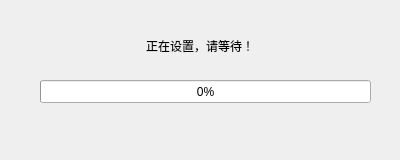
<?xml version="1.0" encoding="UTF-8"?>
<ui version="4.0">
 <class>TOTAL_WaitDlg</class>
 <widget class="QDialog" name="TOTAL_WaitDlg">
  <property name="geometry">
   <rect>
    <x>0</x>
    <y>0</y>
    <width>400</width>
    <height>160</height>
   </rect>
  </property>
  <property name="windowTitle">
   <string>Dialog</string>
  </property>
  <widget class="QProgressBar" name="progressBar">
   <property name="geometry">
    <rect>
     <x>40</x>
     <y>80</y>
     <width>331</width>
     <height>23</height>
    </rect>
   </property>
   <property name="maximum">
    <number>20</number>
   </property>
   <property name="value">
    <number>0</number>
   </property>
  </widget>
  <widget class="QLabel" name="label">
   <property name="geometry">
    <rect>
     <x>110</x>
     <y>30</y>
     <width>180</width>
     <height>31</height>
    </rect>
   </property>
   <property name="text">
    <string>正在设置，请等待！</string>
   </property>
   <property name="alignment">
    <set>Qt::AlignCenter</set>
   </property>
  </widget>
 </widget>
 <resources/>
 <connections/>
</ui>
